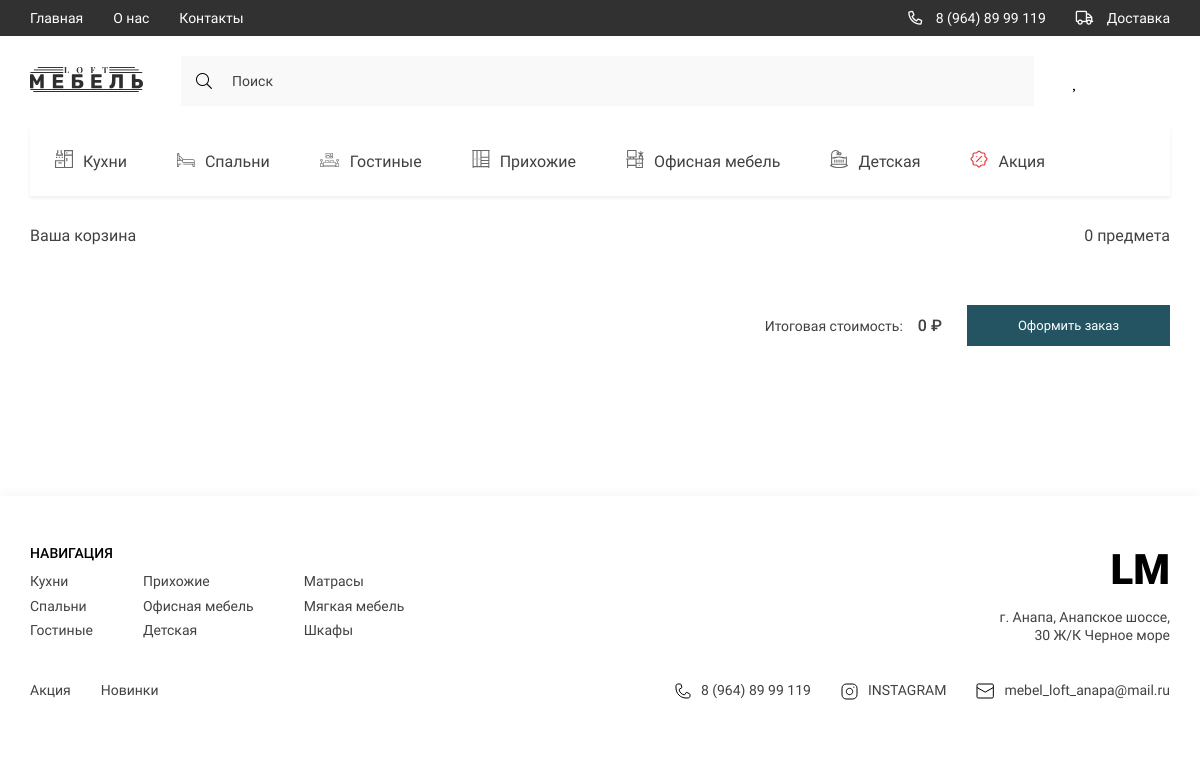
The page /my_basket/ (signed in) on the database its author committed.
### loft/models.py (models this page shows, shortened)
class Category(models.Model):
    title = models.CharField(max_length=150, verbose_name='Название категории')
    image = models.ImageField(upload_to='categories/', null=True, blank=True, verbose_name='Картинка')
    slug = models.SlugField(unique=True, null=True)
    def get_absolute_url(self):
        return reverse('category_page', kwargs={'slug': self.slug})
    def get_image_category(self):
        if self.image:
            return self.image.url
        else:
            return ''
    class Meta:
        verbose_name = 'Категория'
        verbose_name_plural = 'Категории'

class Order(models.Model):
    customer = models.ForeignKey(Customer, on_delete=models.SET_NULL, blank=True, null=True)
    created_at = models.DateTimeField(auto_now_add=True, verbose_name='Дата заказа')
    is_completed = models.BooleanField(default=False, verbose_name='Выполнен ли заказ')
    shipping = models.BooleanField(default=True, verbose_name='Доставка')
    class Meta:
        verbose_name = 'Заказ'
        verbose_name_plural = 'Заказы'
    @property
    def get_cart_total_price(self):
        order_products = self.orderproduct_set.all()
        total_price = sum([product.get_total_price for product in order_products])
        return total_price
    @property
    def get_cart_total_quantity(self):
        order_products = self.orderproduct_set.all()
        total_quantity = sum([product.quantity for product in order_products])
        return total_quantity

### loft/views.py (the view)
# urls.py: path('my_basket/', my_basket_view, name='my_basket'),
def my_basket_view(request):
    if request.user.is_authenticated:
        cart_info = get_cart_data(request)
        context = {
            'title': 'Моя корзина',
            'order': cart_info['order'],
            'products': cart_info['products']
        }
        return render(request, 'loft/basket.html', context)
    else:
        return redirect('login')

### loft/templatetags/loft_tags.py (called while the page is built)
@register.simple_tag()
def get_categories_header():
    return Category.objects.all()[:7]

@register.simple_tag()
def get_categories():
    return Category.objects.all()

@register.simple_tag()
def get_normal_price(price):
    return f'{int(price):_}'.replace('_', ' ')

### loft/utils.py (called while the page is built)
def get_cart_data(request):
    cart = CartForAuthenticatedUser(request)
    cart_info = cart.get_cart_info()
    return cart_info

    def get_cart_info(self):
        customer, created = Customer.objects.get_or_create(user=self.user)
        order, created = Order.objects.get_or_create(customer=customer)
        order_products = order.orderproduct_set.all()
        cart_total_quantity = order.get_cart_total_quantity
        cart_total_price = order.get_cart_total_price
        return {
            'cart_total_quantity': cart_total_quantity,
            'cart_total_price': cart_total_price,
            'order': order,
            'products': order_products
        }

### loft/templates/loft/basket.html (shortened to what this page needs)
{% extends 'base.html' %}
{% load static %}
{% load loft_tags %}
{% block main %}
<main class="main">
    <div class="container">
        <section class="basket">
            <div class="basket__text">
                <h1 class="basket__title">Ваша корзина</h1>
                <span class="basket__count"><span>{{ order.get_cart_total_quantity }}</span> предмета</span>
            </div>
            <form class="products__form" action="{% url 'checkout' %}">
                <span>Итоговая стоимость: <span class="products__form-price">{% get_normal_price order.get_cart_total_price %} ₽</span> </span>
                <button class="btn products__form-btn" type="submit">Оформить заказ</button>
            </form>
        </section>
    </div>
</main>
{% endblock main %}

### templates/components_base/_header_list_categories.html
{% load loft_tags %}
{% get_categories_header as categories %}
<ul class="header__list _categories">
    {% for category in categories %}
    <li>
        <a href="{{ category.get_absolute_url }}" class="header__list-links">
            <span class="header__list-img">
                {% if category.image %}
                <img src="{{ category.get_image_category }}" alt="icons">
                {% endif %}
            </span>
            {{ category.title }}
        </a>
    </li>
    {% endfor %}
</ul>

### templates/components_base/_footer.html
{% load static %}
{% load loft_tags %}
{% get_categories as categories %}
<footer class="footer">
    <div class="container">
        <div class="footer__content">
            <div class="footer__navigate">
                <div class="footer__navigate-part">
                    <h2 class="footer__navigate-title">НАВИГАЦИЯ</h2>
                    <div class="footer__navigate-lists">
                        <ul class="footer__navigate-list">
                            {% for category in categories|slice:":3" %}
                            <li><a href="{{ category.get_absolute_url }}" class="footer__navigate-links">{{ category.title }}</a></li>
                            {% endfor %}
                        </ul>
                        <ul class="footer__navigate-list">
                            {% for category in categories|slice:"3:"|slice:":3" %}
                            <li><a href="{{ category.get_absolute_url }}" class="footer__navigate-links">{{ category.title }}</a></li>
                            {% endfor %}
                        </ul>
                        <ul class="footer__navigate-list">
                            {% for category in categories|slice:"8:"|slice:":3" %}
                            <li><a href="{{ category.get_absolute_url }}" class="footer__navigate-links">{{ category.title }}</a></li>
                            {% endfor %}
                        </ul>
                    </div>
                </div>
                <div class="footer__navigate-part _right">
                    <a href="{% url 'index' %}" class="footer__logo">LM</a>
                    <p class="footer__adress">г. Анапа, Анапское шоссе, 30 Ж/К Черное море</p>
                </div>
            </div>
            <div class="footer__social">
                <ul class="footer__navigate-list _short">
                    {% for category in categories|slice:"6:"|slice:":2" %}
                    <li><a href="{{ category.get_absolute_url }}" class="footer__navigate-links">{{ category.title }}</a></li>
                    {% endfor %}
                </ul>
                <ul class="footer__social-list">
                    <li>
                        <a href="tel:89648999119" class="footer__social-links">
                            <img src="{% static 'loft/assets/icons/phone.svg' %}" alt="phone">
                            8 (964) 89 99 119
                        </a>
                    </li>
                    <li>
                        <a href="https://www.instagram.com/" target="_blank" class="footer__social-links">
                            <img src="{% static 'loft/assets/icons/inst.svg' %}" alt="insta">
                            INSTAGRAM
                        </a>
                    </li>
                    <li>
                        <a href="mailto:mebel_loft_anapa@mail.ru" target="_blank" class="footer__social-links">
                            <img src="{% static 'loft/assets/icons/mail.svg' %}" alt="mail">
                            mebel_loft_anapa@mail.ru
                        </a>
                    </li>
                </ul>
            </div>
        </div>
    </div>
</footer>

### loft/static/loft/style/style.css (style rules this page uses)
:root { --containerWidth: 1140px; --primaryColor: #414141; --primaryFont: 'Roboto'; --mainColor: #245462; }
* { padding: 0; margin: 0; box-sizing: border-box; text-decoration: none; list-style: none; font-family: var(--primaryFont); }
.container { width: 100%; max-width: calc(var(--containerWidth) + 30px); margin: 0 auto; padding: 0 15px; }
.btn { outline: none; border: none; padding: 13px 20px; font-style: normal; font-weight: normal; font-size: 13px; line-height: 15px; background: var(--mainColor); border: 1px solid var(--mainColor); transition: color .3s linear, background .3s linear; color: #FFFFFF; }
.nav__content-bars, ._categories, .nav__list-links>img, .nav__bars-open, ._truck { display: none; }
.header__list { display: flex; justify-content: space-between; align-items: center; }
.header__list._categories { justify-content: flex-start; width: 100%; overflow-x: scroll; background: #FFFFFF; box-shadow: 0px 2px 4px rgba(0, 0, 0, 0.07); margin-bottom: 30px; }
.header__list-links { padding: 24px 25px; display: flex; justify-content: center; align-items: center; height: 70px; transition: background .3s linear, color .3s linear; width: max-content; font-family: 'Roboto'; font-size: 16px; line-height: 19px; color: #414141; }
.header__list-links img { margin-right: 10px; min-width: 18px; transition: filter .3s linear; }
.main { width: 100%; flex-grow: 1; padding-bottom: 150px; }
.basket { display: flex; flex-direction: column; width: 100%; }
.basket__text { display: flex; align-items: center; justify-content: space-between; margin-bottom: 20px; }
.basket__title { font-style: normal; font-weight: normal; font-size: 16px; line-height: 19px; color: var(--primaryColor); }
.basket__count { font-style: normal; font-weight: normal; font-size: 16px; line-height: 19px; color: var(--primaryColor); }
.products__form { display: flex; margin-top: 40px; justify-content: flex-end; align-items: center; }
.products__form>span { font-style: normal; font-weight: normal; font-size: 14px; line-height: 16px; color: var(--primaryColor); margin-right: 25px; display: flex; justify-content: center; align-items: center; }
.products__form-price { font-style: normal; font-weight: 500; font-size: 16px; line-height: 19px; color: var(--primaryColor); display: block; margin-left: 15px; }
.products__form-btn { padding: 12px 50px; }
.footer { width: 100%; padding: 49px 0 32px; background: #FFFFFF; box-shadow: 0px -4px 10px rgba(0, 0, 0, 0.03); }
.footer__content { width: 100%; display: flex; flex-direction: column; justify-content: center; }
.footer__navigate { display: flex; width: 100%; justify-content: space-between; margin-bottom: 35px; }
.footer__navigate-part._right { text-align: right; }
.footer__navigate-title { font-weight: 500; font-size: 14px; line-height: 126.69%; color: #000000; margin-bottom: 10px; text-transform: uppercase; }
.footer__navigate-lists { display: flex; }
.footer__navigate-list { display: flex; flex-direction: column; align-items: flex-start; justify-content: flex-start; }
.footer__navigate-list._short { flex-direction: row; }
.footer__navigate-list:not(:last-child) { margin-right: 50px; }
.footer__navigate-links { font-size: 14px; line-height: 126.69%; color: #414141; display: block; margin-bottom: 7.24px; transition: color .3s linear; }
.footer__logo { font-weight: 900; font-size: 42px; line-height: 49px; color: #000000; display: block; margin-bottom: 15px; }
.footer__adress { font-size: 14px; line-height: 126.69%; text-align: right; color: #414141; width: 100%; max-width: 171px; }
.footer__navigate-list._short .footer__navigate-links { margin: 0 30px 0 0; }
.footer__navigate-list._short li:last-child .footer__navigate-links { margin: 0; }
.footer__social { display: flex; justify-content: space-between; width: 100%; }
.footer__social-list { display: flex; justify-content: center; text-align: right; align-items: center; }
.footer__social-links { display: flex; justify-content: center; align-items: center; font-size: 14px; line-height: 126.69%; color: #414141; margin-right: 30px; }
.footer__social-list li:last-child .footer__social-links { margin-right: 0; }
.footer__social-links img { margin-right: 10px; }

### rows shown on the page
Category: get_image_category (picture), title "Кухни"
Category: get_image_category (picture), title "Спальни"
Category: get_image_category (picture), title "Гостиные"
Category: get_image_category (picture), title "Прихожие"
Category: get_image_category (picture), title "Офисная мебель"
Category: get_image_category (picture), title "Детская"
Category: get_image_category (picture), title "Акция"
Order: get_cart_total_quantity "0", id "0"
Category: title "Матрасы"
Category: title "Мягкая мебель"
Category: title "Шкафы"
Category: title "Новинки"
